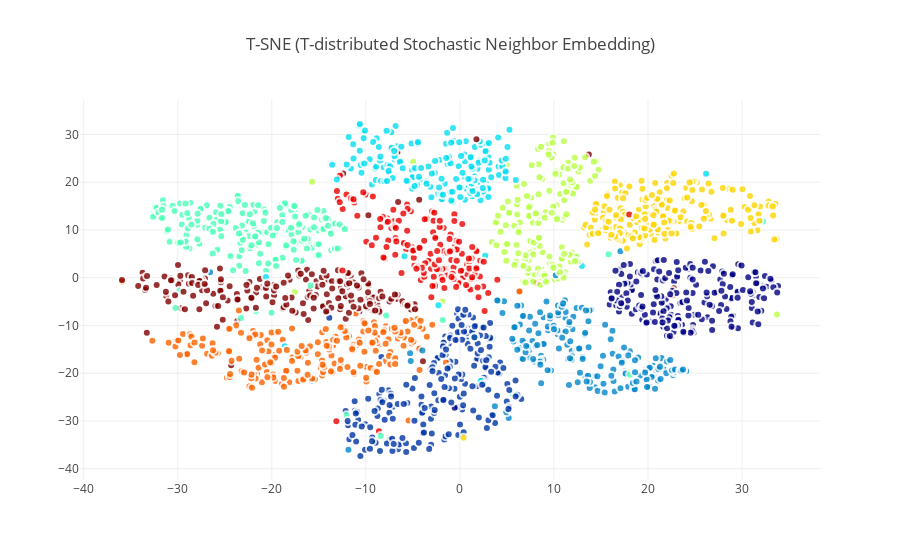

The notebook cell this image was saved under:
### Code cell
trace0 = go.Scatter(
    x = plot_data[:,0],
    y = plot_data[:,1],
    name = "class",
    hoveron = "points",
    mode = 'markers',
#     text = Target.unique(),
    showlegend = False,
    marker = dict(
        size = 8,
        color = plot_data[:,2],
        colorscale ='Jet',
        showscale = False,
        line = dict(
            width = 2,
            color = 'rgb(255, 255, 255)'
        ),
        opacity = 0.8
    )
)
data = [trace0]

layout = dict(title = 'T-SNE (T-distributed Stochastic Neighbor Embedding)',
              hovermode= 'closest',
              yaxis = dict(zeroline = False),
              xaxis = dict(zeroline = False),
              showlegend= True
             )

fig = dict(data=data, layout=layout)
py.iplot(fig, filename='styled-scatter')

### Figure 1 — Plotly figure (JSON) as saved in the notebook; plotly's stock layout.template omitted (floating-point values rounded to 4 significant figures; data arrays with more than 128 entries replaced by an {"elided": "..."} marker saying what was removed)
{"data": [{"hoveron": "points", "marker": {"color": {"elided": "2000 int values"}, "colorscale": "Jet", "line": {"color": "rgb(255, 255, 255)", "width": 2}, "opacity": 0.8, "showscale": false, "size": 8}, "mode": "markers", "name": "class", "showlegend": false, "type": "scatter", "uid": "8341ad32-6cb9-4df7-874e-cd50ca1b1c20", "x": {"elided": "2000 float values"}, "y": {"elided": "2000 float values"}}], "layout": {"hovermode": "closest", "showlegend": true, "title": "T-SNE (T-distributed Stochastic Neighbor Embedding)", "xaxis": {"zeroline": false}, "yaxis": {"zeroline": false}}}
